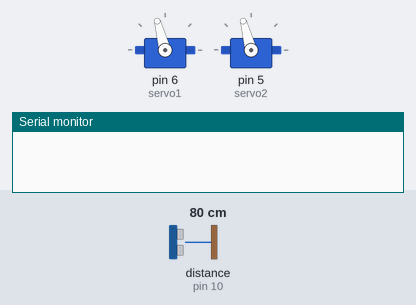
The sketch below on a simulated Arduino Uno, built with avr-gcc and run on an emulated ATmega328P. Shown: 2 × servo, the last lines printed to the serial monitor. Wiring (inferred from the names in the program): ultrasonic range finder: trigger pin 9; echo pin 10. The test bench sets the inputs (shaded band); at power-on: distance to the obstacle (sensor on pin 10) 80 cm. The echo pulse lasts 58.3 µs per cm.

Above: at 2.2 s.
2.3 s: distance to the obstacle (sensor on pin 10) set to 34 cm
3.8 s: distance to the obstacle (sensor on pin 10) set to 29 cm
At 4.1 s:
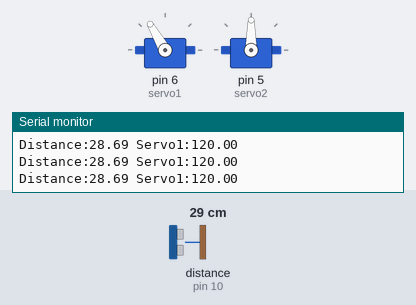
5.3 s: distance to the obstacle (sensor on pin 10) set to 2 cm
At 5.44 s:
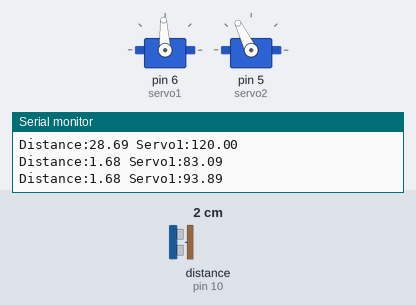
8.3 s: distance to the obstacle (sensor on pin 10) set to 7 cm
11.3 s: distance to the obstacle (sensor on pin 10) set to 10 cm
At 11.7 s:
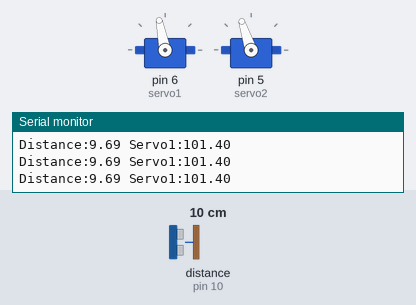
14.3 s: distance to the obstacle (sensor on pin 10) set to 18 cm
At 15.3 s:
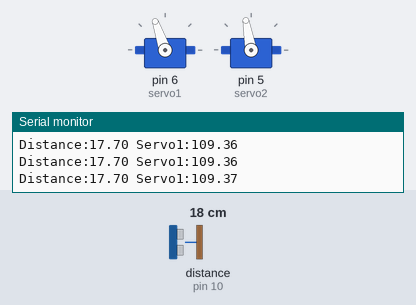
Timing chart, 0 to 16.9 s (numbered marks = the images above; inputs shaded):
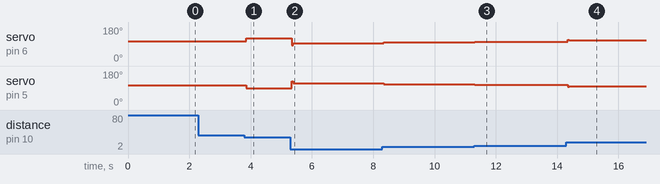

Measured:
- the behaviour switches between 31 and 30 cm on distance to the obstacle (sensor on pin 10) (found by bisection; images 0 and 1)
- after the input at 2.3 s, every drawn part: stays the same
- after the input at 3.8 s, servo on pin 6 (servo1): 105° → 120° after 0.05 s; servo on pin 5 (servo2): 105° → 90° after 0.05 s
- after the input at 5.3 s, servo on pin 6 (servo1): 120° → 83° after 0.05 s, then repeats every 0.16 s: 93° 0.10 s, 94° 0.05 s; servo on pin 5 (servo2): 90° → 126° after 0.05 s, then repeats every 0.16 s: 116° 0.10 s, 115° 0.05 s
- after the input at 11.3 s, servo on pin 6 (servo1): 98° → 101° at once; servo on pin 5 (servo2): 111° → 108° at once
- after the input at 14.3 s, servo on pin 6 (servo1): 101° → 109° after 0.05 s; servo on pin 5 (servo2): 108° → 100° after 0.05 s

The sketch:

final_pid.ino
```cpp
#include <Servo.h>

const int trigPin = 9; // const (stathero) onomazo to pin9-> trigpin
const int echoPin = 10; // int statheros stroggilos arithmos

Servo servo1;
Servo servo2;

// NEW: PID settings
float setpoint = 13;    // cm, where you want the ball (middle of beam)
float Kp = 1.0; // float diladi 13.05 exi .
float Ki = 0.01;
float Kd = 0.02;

// NEW: PID memory : ksekinima me 0 error
float integral = 0; //oloklirom
float lastError = 0; // telefteo error
float dt = 0.05;        // 50 ms loop time betwin the loops

void setup() {
  Serial.begin(9600);
  pinMode(trigPin, OUTPUT);
  pinMode(echoPin, INPUT);
  servo1.attach(6); // attach is a function that belongs to a servo. That’s why it has a dot .
  servo2.attach(5);
  setTilt(0);           // NEW: start flat
  delay(1000);          // NEW
}

void loop() {
  float distance = readDistance(); //float distance;  a decimal(dekadikos srithmos) number called distance

  // ignore bad readings
  if (distance < 1 || distance > 30) {
    delay(50);
    return;
  }

  // PID calculation
  float error = distance - setpoint;
  integral = integral + error * dt;
  float derivative = (error - lastError) / dt;
  lastError = error;

  float output = Kp * error + Ki * integral + Kd * derivative; //ki olokliroma // kd paragogos
  output = constrain(output, -30, 15);

  setTilt(output);

  // CHANGED: print moved here, after output is calculated
  Serial.print("Distance:");
  Serial.print(distance);
  Serial.print(" Servo1:");
  Serial.println(105 + output);

  delay(50);
}

// NEW: sensor code from Step 1, now as a function
float readDistance() {
  digitalWrite(trigPin, LOW);
  delayMicroseconds(2);
  digitalWrite(trigPin, HIGH);
  delayMicroseconds(10);
  digitalWrite(trigPin, LOW);

  long duration = pulseIn(echoPin, HIGH, 30000);  // CHANGED: added timeout
  return duration * 0.0343 / 2;
}

// CHANGED: tilt is now a float
void setTilt(float tilt) {
  servo1.write(105 + tilt);
  servo2.write(105 - tilt);   // keep whichever sign worked for you before
}
```
